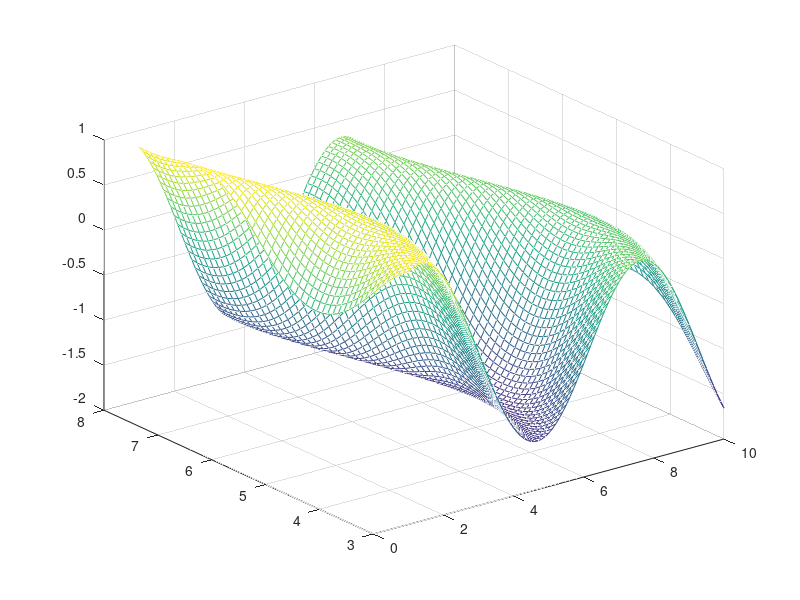

Recreate this plot in MATLAB.
% 设定 x 为 1-10，y 为 3-8
x = 1:0.1:10;
y = (3:0.1:8)';
[X Y] = meshgrid(x,y);
Z = sin(X+sin(Y))-X./10;
mesh(X,Y,Z);
